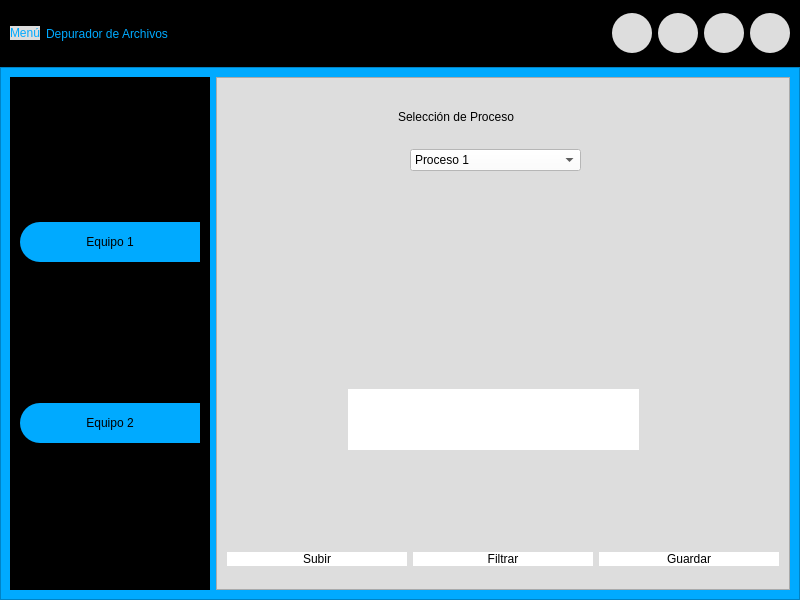
<?xml version="1.0" encoding="UTF-8"?>
<ui version="4.0">
 <class>MainWindow</class>
 <widget class="QMainWindow" name="MainWindow">
  <property name="geometry">
   <rect>
    <x>0</x>
    <y>0</y>
    <width>800</width>
    <height>600</height>
   </rect>
  </property>
  <property name="windowTitle">
   <string>MainWindow</string>
  </property>
  <widget class="QWidget" name="centralwidget">
   <layout class="QVBoxLayout" name="verticalLayout" stretch="1,8">
    <property name="spacing">
     <number>0</number>
    </property>
    <property name="leftMargin">
     <number>0</number>
    </property>
    <property name="topMargin">
     <number>0</number>
    </property>
    <property name="rightMargin">
     <number>0</number>
    </property>
    <property name="bottomMargin">
     <number>0</number>
    </property>
    <item>
     <widget class="QFrame" name="frame_top">
      <property name="styleSheet">
       <string notr="true">QFrame{
	
	
	background-color: rgb(0, 0, 0);
	
	
	border-color: rgb(0, 0, 0);
	
}
QPushButton{
background-color: rgb(221, 221, 221);
border-radius:20px;}
QPushButton:hover{
background-color: rgb(170, 170, 255);
border-top-left-radius:20px;
border-bottom-left-radius:20px;
color:rgb(23, 2, 127);
border-radius:20px;}</string>
      </property>
      <property name="frameShape">
       <enum>QFrame::StyledPanel</enum>
      </property>
      <property name="frameShadow">
       <enum>QFrame::Raised</enum>
      </property>
      <layout class="QHBoxLayout" name="horizontalLayout_2">
       <item>
        <widget class="QPushButton" name="bt_menu">
         <property name="styleSheet">
          <string notr="true">font:87 12pt &quot;Arial Black&quot;;
color: rgb(0, 170, 255);</string>
         </property>
         <property name="text">
          <string>Menú</string>
         </property>
         <property name="icon">
          <iconset>
           <normaloff>imagenes/menu-alt-svgrepo-com.svg</normaloff>imagenes/menu-alt-svgrepo-com.svg</iconset>
         </property>
         <property name="iconSize">
          <size>
           <width>30</width>
           <height>30</height>
          </size>
         </property>
        </widget>
       </item>
       <item>
        <widget class="QLabel" name="label">
         <property name="styleSheet">
          <string notr="true">font:87 12pt &quot;Arial Black&quot;;
color: rgb(0, 170, 255);</string>
         </property>
         <property name="text">
          <string>Depurador de Archivos</string>
         </property>
        </widget>
       </item>
       <item>
        <spacer name="horizontalSpacer">
         <property name="orientation">
          <enum>Qt::Horizontal</enum>
         </property>
         <property name="sizeHint" stdset="0">
          <size>
           <width>280</width>
           <height>20</height>
          </size>
         </property>
        </spacer>
       </item>
       <item>
        <widget class="QPushButton" name="bt_mini">
         <property name="minimumSize">
          <size>
           <width>40</width>
           <height>40</height>
          </size>
         </property>
         <property name="text">
          <string/>
         </property>
         <property name="icon">
          <iconset>
           <normaloff>imagenes/minus-svgrepo-com.svg</normaloff>imagenes/minus-svgrepo-com.svg</iconset>
         </property>
         <property name="iconSize">
          <size>
           <width>30</width>
           <height>30</height>
          </size>
         </property>
        </widget>
       </item>
       <item>
        <widget class="QPushButton" name="bt_restart">
         <property name="minimumSize">
          <size>
           <width>40</width>
           <height>40</height>
          </size>
         </property>
         <property name="text">
          <string/>
         </property>
         <property name="icon">
          <iconset>
           <normaloff>imagenes/maxi.svg</normaloff>imagenes/maxi.svg</iconset>
         </property>
         <property name="iconSize">
          <size>
           <width>30</width>
           <height>30</height>
          </size>
         </property>
        </widget>
       </item>
       <item>
        <widget class="QPushButton" name="bt_maxi">
         <property name="minimumSize">
          <size>
           <width>40</width>
           <height>40</height>
          </size>
         </property>
         <property name="text">
          <string/>
         </property>
         <property name="icon">
          <iconset>
           <normaloff>imagenes/maximize-size-svgrepo-com.svg</normaloff>imagenes/maximize-size-svgrepo-com.svg</iconset>
         </property>
         <property name="iconSize">
          <size>
           <width>30</width>
           <height>30</height>
          </size>
         </property>
        </widget>
       </item>
       <item>
        <widget class="QPushButton" name="bt_close">
         <property name="minimumSize">
          <size>
           <width>40</width>
           <height>40</height>
          </size>
         </property>
         <property name="text">
          <string/>
         </property>
         <property name="icon">
          <iconset>
           <normaloff>imagenes/cross-svgrepo-com.svg</normaloff>imagenes/cross-svgrepo-com.svg</iconset>
         </property>
         <property name="iconSize">
          <size>
           <width>30</width>
           <height>30</height>
          </size>
         </property>
        </widget>
       </item>
      </layout>
     </widget>
    </item>
    <item>
     <widget class="QFrame" name="frame_bot">
      <property name="styleSheet">
       <string notr="true">background-color: rgb(0, 170, 255);</string>
      </property>
      <property name="frameShape">
       <enum>QFrame::StyledPanel</enum>
      </property>
      <property name="frameShadow">
       <enum>QFrame::Raised</enum>
      </property>
      <layout class="QHBoxLayout" name="horizontalLayout">
       <item>
        <widget class="QFrame" name="frame_control">
         <property name="minimumSize">
          <size>
           <width>200</width>
           <height>0</height>
          </size>
         </property>
         <property name="maximumSize">
          <size>
           <width>0</width>
           <height>16777215</height>
          </size>
         </property>
         <property name="styleSheet">
          <string notr="true">
QFrame{	
	
	background-color: rgb(170, 170, 255);
	background-color: rgb(0, 0, 0);
	
}
QPushButton{
border-color:rgb(23, 2, 127);
	border-right-color: rgb(0, 0, 0);
	
font:87 12pt &quot;Arial Black&quot;;
background-color: rgb(0, 170, 255);
border-top-left-radius:20px;
border-bottom-left-radius:20px;
	color: rgb(0, 0, 0);

}
QPushButton:hover{

background-color: rgb(170, 170, 255);
border-top-left-radius:20px;
border-bottom-left-radius:20px;
color:rgb(23, 2, 127);
font:87 12pt &quot;Arial Black&quot;;}</string>
         </property>
         <property name="frameShape">
          <enum>QFrame::StyledPanel</enum>
         </property>
         <property name="frameShadow">
          <enum>QFrame::Raised</enum>
         </property>
         <layout class="QVBoxLayout" name="verticalLayout_7">
          <item>
           <widget class="QPushButton" name="bt_equi1">
            <property name="minimumSize">
             <size>
              <width>0</width>
              <height>40</height>
             </size>
            </property>
            <property name="text">
             <string>Equipo 1</string>
            </property>
            <property name="icon">
             <iconset>
              <normaloff>imagenes/come-on-svgrepo-com.svg</normaloff>imagenes/come-on-svgrepo-com.svg</iconset>
            </property>
            <property name="iconSize">
             <size>
              <width>30</width>
              <height>30</height>
             </size>
            </property>
           </widget>
          </item>
          <item>
           <widget class="QPushButton" name="bt_equi2">
            <property name="minimumSize">
             <size>
              <width>0</width>
              <height>40</height>
             </size>
            </property>
            <property name="text">
             <string>Equipo 2</string>
            </property>
            <property name="icon">
             <iconset>
              <normaloff>imagenes/come-on-svgrepo-com.svg</normaloff>imagenes/come-on-svgrepo-com.svg</iconset>
            </property>
            <property name="iconSize">
             <size>
              <width>30</width>
              <height>30</height>
             </size>
            </property>
           </widget>
          </item>
         </layout>
        </widget>
       </item>
       <item>
        <widget class="QFrame" name="frame_paginas">
         <property name="styleSheet">
          <string notr="true">QFrame{
	
	
	
	background-color: rgb(221, 221, 221);
	
}


</string>
         </property>
         <property name="frameShape">
          <enum>QFrame::StyledPanel</enum>
         </property>
         <property name="frameShadow">
          <enum>QFrame::Raised</enum>
         </property>
         <layout class="QVBoxLayout" name="verticalLayout_2">
          <property name="spacing">
           <number>0</number>
          </property>
          <property name="leftMargin">
           <number>1</number>
          </property>
          <property name="topMargin">
           <number>1</number>
          </property>
          <property name="rightMargin">
           <number>1</number>
          </property>
          <property name="bottomMargin">
           <number>1</number>
          </property>
          <item>
           <widget class="QStackedWidget" name="stackedWidget">
            <property name="currentIndex">
             <number>2</number>
            </property>
            <widget class="QWidget" name="page_equipo1">
             <property name="styleSheet">
              <string notr="true">
	background-color: rgb(221, 221, 221);

QPushButton{
border-color:rgb(23, 2, 127);
	border-right-color: rgb(0, 0, 0);
	
font:87 12pt &quot;Arial Black&quot;;
;
	background-color: rgb(255, 255, 255);
border-top-left-radius:20px;
border-bottom-left-radius:20px;
	color: rgb(0, 0, 0);

}
QPushButton:hover{

background-color: rgb(170, 170, 255);
border-top-left-radius:20px;
border-bottom-left-radius:20px;
color:rgb(23, 2, 127);
font:87 12pt &quot;Arial Black&quot;;}</string>
             </property>
             <layout class="QVBoxLayout" name="verticalLayout_3" stretch="8,1">
              <property name="spacing">
               <number>0</number>
              </property>
              <property name="leftMargin">
               <number>0</number>
              </property>
              <property name="topMargin">
               <number>0</number>
              </property>
              <property name="rightMargin">
               <number>0</number>
              </property>
              <property name="bottomMargin">
               <number>0</number>
              </property>
              <item>
               <widget class="QWidget" name="widget" native="true">
                <layout class="QVBoxLayout" name="verticalLayout_4" stretch="3,8">
                 <property name="spacing">
                  <number>0</number>
                 </property>
                 <property name="leftMargin">
                  <number>0</number>
                 </property>
                 <property name="topMargin">
                  <number>0</number>
                 </property>
                 <property name="rightMargin">
                  <number>0</number>
                 </property>
                 <property name="bottomMargin">
                  <number>0</number>
                 </property>
                 <item>
                  <widget class="QWidget" name="widget_3" native="true">
                   <widget class="QLabel" name="label_2">
                    <property name="geometry">
                     <rect>
                      <x>190</x>
                      <y>20</y>
                      <width>261</width>
                      <height>20</height>
                     </rect>
                    </property>
                    <property name="styleSheet">
                     <string notr="true">font:87 12pt &quot;Arial Black&quot;;
color: rgb(0, 0, 0);</string>
                    </property>
                    <property name="text">
                     <string>Selección de Método</string>
                    </property>
                   </widget>
                   <widget class="QComboBox" name="metodo1">
                    <property name="geometry">
                     <rect>
                      <x>210</x>
                      <y>50</y>
                      <width>161</width>
                      <height>22</height>
                     </rect>
                    </property>
                    <property name="styleSheet">
                     <string notr="true">background-color: rgb(255, 255, 255);
font: 87 7pt &quot;Arial Black&quot;;
</string>
                    </property>
                    <item>
                     <property name="text">
                      <string>Método 1</string>
                     </property>
                    </item>
                    <item>
                     <property name="text">
                      <string>Método2</string>
                     </property>
                    </item>
                   </widget>
                  </widget>
                 </item>
                 <item>
                  <widget class="QWidget" name="widget_4" native="true">
                   <widget class="QLabel" name="label_3">
                    <property name="geometry">
                     <rect>
                      <x>194</x>
                      <y>20</y>
                      <width>241</width>
                      <height>20</height>
                     </rect>
                    </property>
                    <property name="styleSheet">
                     <string notr="true">font:87 12pt &quot;Arial Black&quot;;
color: rgb(0, 0, 0);</string>
                    </property>
                    <property name="text">
                     <string>Selección de Proceso</string>
                    </property>
                   </widget>
                   <widget class="QComboBox" name="proceso1">
                    <property name="geometry">
                     <rect>
                      <x>212</x>
                      <y>60</y>
                      <width>161</width>
                      <height>22</height>
                     </rect>
                    </property>
                    <property name="styleSheet">
                     <string notr="true">background-color: rgb(255, 255, 255);
font: 87 7pt &quot;Arial Black&quot;;
</string>
                    </property>
                    <item>
                     <property name="text">
                      <string>Proceso 1</string>
                     </property>
                    </item>
                    <item>
                     <property name="text">
                      <string>Proceso 2</string>
                     </property>
                    </item>
                    <item>
                     <property name="text">
                      <string>Proceso 3</string>
                     </property>
                    </item>
                    <item>
                     <property name="text">
                      <string>Proceso 4</string>
                     </property>
                    </item>
                    <item>
                     <property name="text">
                      <string>Proceso 5</string>
                     </property>
                    </item>
                    <item>
                     <property name="text">
                      <string>Proceso 6</string>
                     </property>
                    </item>
                    <item>
                     <property name="text">
                      <string>Proceso 7</string>
                     </property>
                    </item>
                    <item>
                     <property name="text">
                      <string>Proceso 8</string>
                     </property>
                    </item>
                    <item>
                     <property name="text">
                      <string>Proceso 9</string>
                     </property>
                    </item>
                    <item>
                     <property name="text">
                      <string>Proceso 10</string>
                     </property>
                    </item>
                    <item>
                     <property name="text">
                      <string>Proceso 11</string>
                     </property>
                    </item>
                    <item>
                     <property name="text">
                      <string>Proceso 12</string>
                     </property>
                    </item>
                   </widget>
                   <widget class="QLabel" name="label_4">
                    <property name="geometry">
                     <rect>
                      <x>70</x>
                      <y>180</y>
                      <width>431</width>
                      <height>61</height>
                     </rect>
                    </property>
                    <property name="styleSheet">
                     <string notr="true">font:87 12pt &quot;Arial Black&quot;;
background-color: rgb(255, 255, 255);
color: rgb(0, 0, 0);</string>
                    </property>
                    <property name="text">
                     <string/>
                    </property>
                    <property name="alignment">
                     <set>Qt::AlignCenter</set>
                    </property>
                   </widget>
                  </widget>
                 </item>
                </layout>
               </widget>
              </item>
              <item>
               <widget class="QWidget" name="widget_2" native="true">
                <property name="styleSheet">
                 <string notr="true">QWidget{
	
	
	
	background-color: rgb(221, 221, 221);
	
}


QPushButton{
border-color:rgb(23, 2, 127);
	border-right-color: rgb(0, 0, 0);
	
font:87 12pt &quot;Arial Black&quot;;
;
	background-color: rgb(255, 255, 255);
border-top-left-radius:20px;
border-bottom-left-radius:20px;
	color: rgb(0, 0, 0);

}
QPushButton:hover{

background-color: rgb(170, 170, 255);
border-top-left-radius:20px;
border-bottom-left-radius:20px;
color:rgb(23, 2, 127);
font:87 12pt &quot;Arial Black&quot;;}</string>
                </property>
                <layout class="QHBoxLayout" name="horizontalLayout_3">
                 <item>
                  <widget class="QPushButton" name="bt_load1">
                   <property name="minimumSize">
                    <size>
                     <width>0</width>
                     <height>40</height>
                    </size>
                   </property>
                   <property name="text">
                    <string>Subir</string>
                   </property>
                   <property name="icon">
                    <iconset>
                     <normaloff>imagenes/share-svgrepo-com.svg</normaloff>imagenes/share-svgrepo-com.svg</iconset>
                   </property>
                   <property name="iconSize">
                    <size>
                     <width>30</width>
                     <height>30</height>
                    </size>
                   </property>
                  </widget>
                 </item>
                 <item>
                  <widget class="QPushButton" name="bt_filter1">
                   <property name="minimumSize">
                    <size>
                     <width>0</width>
                     <height>40</height>
                    </size>
                   </property>
                   <property name="text">
                    <string>Filtrar</string>
                   </property>
                   <property name="icon">
                    <iconset>
                     <normaloff>imagenes/filter-svgrepo-com.svg</normaloff>imagenes/filter-svgrepo-com.svg</iconset>
                   </property>
                   <property name="iconSize">
                    <size>
                     <width>30</width>
                     <height>30</height>
                    </size>
                   </property>
                  </widget>
                 </item>
                 <item>
                  <widget class="QPushButton" name="bt_save1">
                   <property name="minimumSize">
                    <size>
                     <width>0</width>
                     <height>40</height>
                    </size>
                   </property>
                   <property name="text">
                    <string>Guardar</string>
                   </property>
                   <property name="icon">
                    <iconset>
                     <normaloff>imagenes/file-check-svgrepo-com.svg</normaloff>imagenes/file-check-svgrepo-com.svg</iconset>
                   </property>
                   <property name="iconSize">
                    <size>
                     <width>30</width>
                     <height>30</height>
                    </size>
                   </property>
                  </widget>
                 </item>
                </layout>
               </widget>
              </item>
             </layout>
            </widget>
            <widget class="QWidget" name="page_Inicio"/>
            <widget class="QWidget" name="page_equipo2">
             <property name="styleSheet">
              <string notr="true">
	background-color: rgb(221, 221, 221);</string>
             </property>
             <layout class="QVBoxLayout" name="verticalLayout_5" stretch="8,1">
              <property name="spacing">
               <number>0</number>
              </property>
              <property name="leftMargin">
               <number>0</number>
              </property>
              <property name="topMargin">
               <number>0</number>
              </property>
              <property name="rightMargin">
               <number>0</number>
              </property>
              <property name="bottomMargin">
               <number>0</number>
              </property>
              <item>
               <widget class="QWidget" name="widget_5" native="true">
                <layout class="QVBoxLayout" name="verticalLayout_6" stretch="8">
                 <property name="spacing">
                  <number>0</number>
                 </property>
                 <property name="leftMargin">
                  <number>0</number>
                 </property>
                 <property name="topMargin">
                  <number>0</number>
                 </property>
                 <property name="rightMargin">
                  <number>0</number>
                 </property>
                 <property name="bottomMargin">
                  <number>0</number>
                 </property>
                 <item>
                  <widget class="QWidget" name="widget_8" native="true">
                   <property name="styleSheet">
                    <string notr="true"/>
                   </property>
                   <widget class="QLabel" name="label_5">
                    <property name="geometry">
                     <rect>
                      <x>180</x>
                      <y>30</y>
                      <width>251</width>
                      <height>16</height>
                     </rect>
                    </property>
                    <property name="styleSheet">
                     <string notr="true">font:87 12pt &quot;Arial Black&quot;;
color: rgb(0, 0, 0);</string>
                    </property>
                    <property name="text">
                     <string>Selección de Proceso</string>
                    </property>
                   </widget>
                   <widget class="QComboBox" name="proceso2">
                    <property name="geometry">
                     <rect>
                      <x>192</x>
                      <y>70</y>
                      <width>171</width>
                      <height>22</height>
                     </rect>
                    </property>
                    <property name="styleSheet">
                     <string notr="true">background-color: rgb(255, 255, 255);
font: 87 7pt &quot;Arial Black&quot;;
</string>
                    </property>
                    <item>
                     <property name="text">
                      <string>Proceso 1</string>
                     </property>
                    </item>
                    <item>
                     <property name="text">
                      <string>Proceso 2</string>
                     </property>
                    </item>
                    <item>
                     <property name="text">
                      <string>Proceso 3</string>
                     </property>
                    </item>
                   </widget>
                   <widget class="QLabel" name="label_6">
                    <property name="geometry">
                     <rect>
                      <x>130</x>
                      <y>310</y>
                      <width>291</width>
                      <height>61</height>
                     </rect>
                    </property>
                    <property name="styleSheet">
                     <string notr="true">font:87 12pt &quot;Arial Black&quot;;
background-color: rgb(255, 255, 255);
color: rgb(0, 0, 0);</string>
                    </property>
                    <property name="text">
                     <string/>
                    </property>
                    <property name="alignment">
                     <set>Qt::AlignCenter</set>
                    </property>
                   </widget>
                  </widget>
                 </item>
                </layout>
               </widget>
              </item>
              <item>
               <widget class="QWidget" name="widget_6" native="true">
                <property name="styleSheet">
                 <string notr="true">QWidget{
	
	
	
	background-color: rgb(221, 221, 221);
	
}


QPushButton{
border-color:rgb(23, 2, 127);
	border-right-color: rgb(0, 0, 0);
	
font:87 12pt &quot;Arial Black&quot;;
;
	background-color: rgb(255, 255, 255);
border-top-left-radius:20px;
border-bottom-left-radius:20px;
	color: rgb(0, 0, 0);

}
QPushButton:hover{

background-color: rgb(170, 170, 255);
border-top-left-radius:20px;
border-bottom-left-radius:20px;
color:rgb(23, 2, 127);
font:87 12pt &quot;Arial Black&quot;;}</string>
                </property>
                <layout class="QHBoxLayout" name="horizontalLayout_4">
                 <item>
                  <widget class="QPushButton" name="bt_load2">
                   <property name="text">
                    <string>Subir</string>
                   </property>
                   <property name="icon">
                    <iconset>
                     <normaloff>imagenes/share-svgrepo-com.svg</normaloff>imagenes/share-svgrepo-com.svg</iconset>
                   </property>
                   <property name="iconSize">
                    <size>
                     <width>30</width>
                     <height>30</height>
                    </size>
                   </property>
                  </widget>
                 </item>
                 <item>
                  <widget class="QPushButton" name="bt_filter2">
                   <property name="text">
                    <string>Filtrar</string>
                   </property>
                   <property name="icon">
                    <iconset>
                     <normaloff>imagenes/filter-svgrepo-com.svg</normaloff>imagenes/filter-svgrepo-com.svg</iconset>
                   </property>
                   <property name="iconSize">
                    <size>
                     <width>30</width>
                     <height>30</height>
                    </size>
                   </property>
                  </widget>
                 </item>
                 <item>
                  <widget class="QPushButton" name="bt_save2">
                   <property name="text">
                    <string>Guardar</string>
                   </property>
                   <property name="icon">
                    <iconset>
                     <normaloff>imagenes/file-check-svgrepo-com.svg</normaloff>imagenes/file-check-svgrepo-com.svg</iconset>
                   </property>
                   <property name="iconSize">
                    <size>
                     <width>30</width>
                     <height>30</height>
                    </size>
                   </property>
                  </widget>
                 </item>
                </layout>
               </widget>
              </item>
             </layout>
            </widget>
           </widget>
          </item>
         </layout>
        </widget>
       </item>
      </layout>
     </widget>
    </item>
   </layout>
  </widget>
 </widget>
 <resources/>
 <connections/>
</ui>
